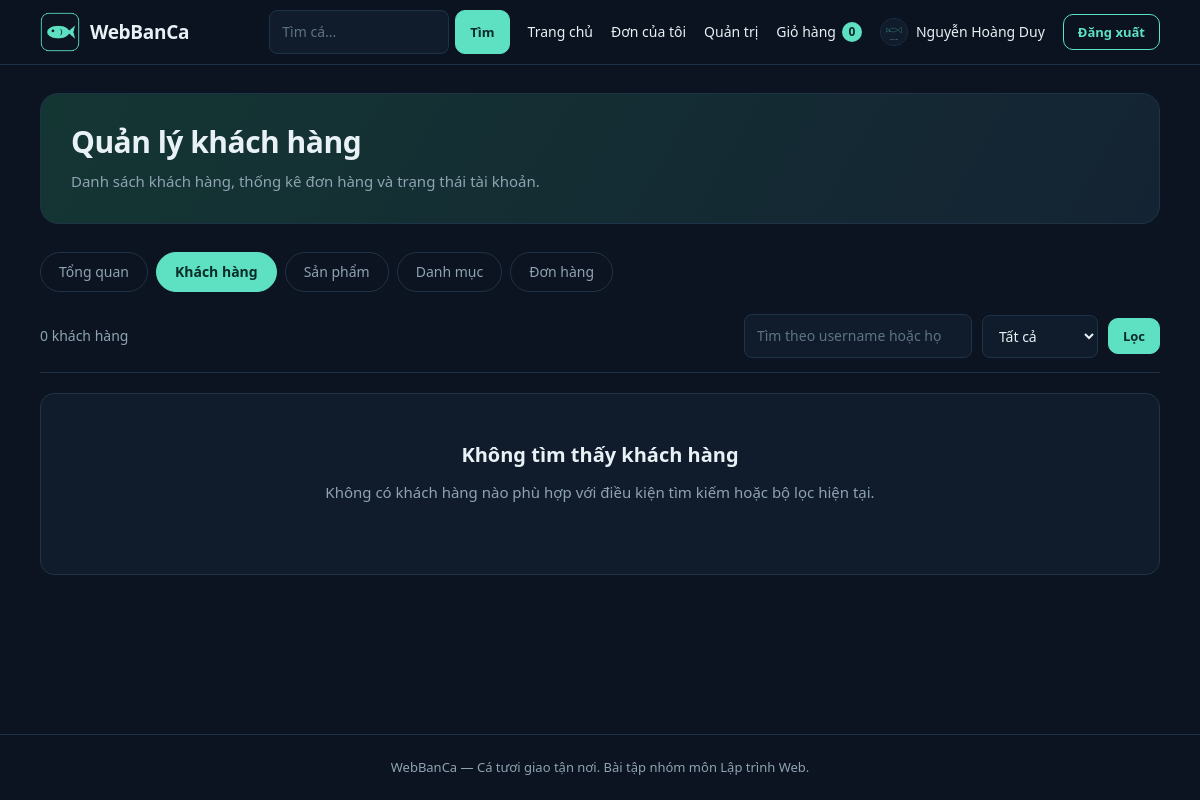
/admin/customers.php (signed in), run on an earlier commit of the app's database.
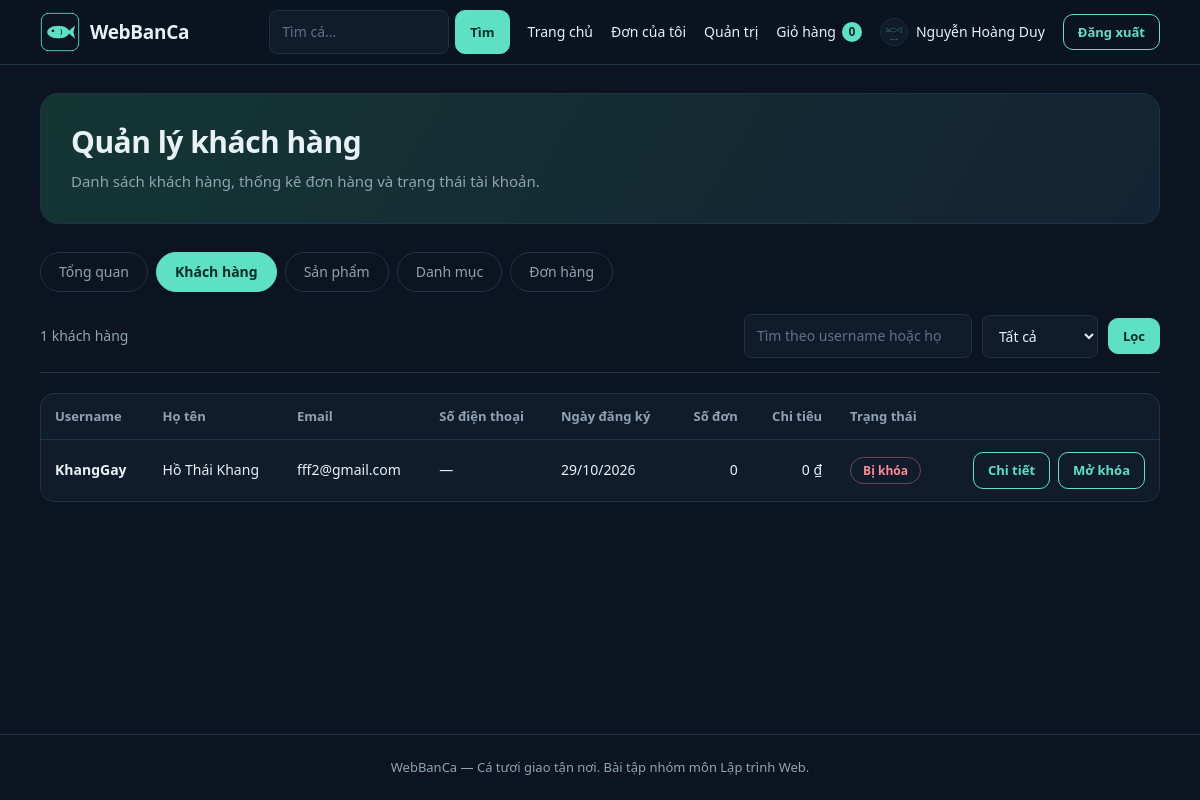
And on a later commit of the database.
### tables this page shows
CREATE TABLE `users` (
  `id` int(10) UNSIGNED NOT NULL,
  `username` varchar(50) NOT NULL,
  `password` varchar(255) NOT NULL COMMENT 'Chuỗi băm từ password_hash()',
  `fullname` varchar(100) NOT NULL,
  `email` varchar(254) DEFAULT NULL,
  `security_question` varchar(40) DEFAULT NULL,
  `security_answer_hash` varchar(255) DEFAULT NULL,
  `phone` varchar(20) NOT NULL,
  `address` varchar(255) NOT NULL DEFAULT '',
  `avatar` varchar(255) DEFAULT NULL,
  `role` enum('customer','admin') NOT NULL DEFAULT 'customer',
  `account_status` enum('active','locked') NOT NULL DEFAULT 'active',
  `locked_reason` varchar(64) DEFAULT NULL,
  `locked_note` text DEFAULT NULL,
  `locked_at` datetime DEFAULT NULL,
  `locked_by_admin_id` int(10) UNSIGNED DEFAULT NULL,
  `created_at` timestamp NOT NULL DEFAULT current_timestamp()
);

### includes/functions.php (called while the page is built, shortened)
<?php
function e($s): string { return htmlspecialchars((string)$s, ENT_QUOTES, 'UTF-8'); }
function money($v): string { return number_format((float)$v, 0, ',', '.') . ' ₫'; }
function url(string $path = ''): string { return BASE_URL . ltrim($path, '/'); }
function csrf_token(): string {
    return $_SESSION['csrf'];
}
function file_url(?string $rel, string $fallback = 'assets/images/no-image.svg'): string {
    $rel = (string)$rel;
    return url($fallback);
}
function cart_count(int $userId): int {
    $st = db()->prepare('SELECT COALESCE(SUM(ci.quantity),0) FROM cart c JOIN cart_items ci ON ci.cart_id = c.id WHERE c.user_id = ?');
    $st->execute([$userId]);
    return (int)$st->fetchColumn();
}

### config/database.php (called while the page is built, shortened)
<?php
function db(): PDO
{
    static $pdo = null;
    if ($pdo === null) {
        try {
            $pdo = new PDO(
                'mysql:host=' . DB_HOST . ';dbname=' . DB_NAME . ';charset=utf8mb4',
                DB_USER,
                DB_PASS,
                [
                    PDO::ATTR_ERRMODE => PDO::ERRMODE_EXCEPTION,
                    PDO::ATTR_DEFAULT_FETCH_MODE => PDO::FETCH_ASSOC,
                    PDO::ATTR_EMULATE_PREPARES => false,
                ]
            );
        } catch (PDOException $e) {
            http_response_code(500);
            exit('Không kết nối được MySQL. Hãy bật MySQL trong XAMPP, nhập file database/WebBanCa.sql và kiểm tra config/database.php.');
        }
    }
    return $pdo;
}

### includes/auth.php (called while the page is built, shortened)
<?php
require_once __DIR__ . '/../config/database.php';
require_once __DIR__ . '/functions.php';
function current_user(): ?array {
    static $user = false;
    if ($user === false) {
        $user = null;
        if (!empty($_SESSION['user_id'])) {
            $st = db()->prepare(
                'SELECT id, username, fullname, phone, address, avatar, role, account_status FROM users WHERE id = ?'
            );
            $st->execute([(int)$_SESSION['user_id']]);
            $user = $st->fetch() ?: null;
        }
    }
    return $user;
}
function account_status_label(string $status): string {
    return $status === 'locked' ? 'Bị khóa' : 'Hoạt động';
}
function requireLogin(): array {
    $u = current_user();
    return $u;
}
function requireAdmin(): array {
    $u = requireLogin();
    return $u;
}

### admin/customers.php (the view, shortened to what this page needs)
<?php
require_once __DIR__ . '/../includes/auth.php';
requireAdmin();
$search = trim((string)($_GET['q'] ?? ''));
$status = $_GET['status'] ?? 'all';
$page = max(1, (int)($_GET['page'] ?? 1));
$perPage = 20;
$baseSql = "FROM users u LEFT JOIN orders o ON o.user_id = u.id WHERE u.role = 'customer'";
$args = [];
$countSql = 'SELECT COUNT(DISTINCT u.id) ' . $baseSql;
$countSt = db()->prepare($countSql);
$countSt->execute($args);
$total = (int)$countSt->fetchColumn();
$offset = ($page - 1) * $perPage;
$listSql = "SELECT u.id, u.username, u.fullname, u.email, u.phone, u.created_at, u.account_status,
            COUNT(DISTINCT o.id) AS total_orders,
            COALESCE(SUM(CASE WHEN o.status = 'completed' AND o.payment_status = 'paid' THEN o.total ELSE 0 END), 0) AS total_spend
            " . $baseSql . "
            GROUP BY u.id, u.username, u.fullname, u.email, u.phone, u.created_at, u.account_status
            ORDER BY u.created_at DESC
            LIMIT ? OFFSET ?";
$listSt = db()->prepare($listSql);
$listArgs = $args;
$listArgs[] = $perPage;
$listArgs[] = $offset;
$listSt->execute($listArgs);
$customers = $listSt->fetchAll();
include __DIR__ . '/../includes/header.php';
?>
<section class="page-intro">
  <h1>Quản lý khách hàng</h1>
  <p>Danh sách khách hàng, thống kê đơn hàng và trạng thái tài khoản.</p>
</section>
<?php include __DIR__ . '/../includes/admin_nav.php'; ?>
<div class="tool" style="margin-top:8px;">
  <span><?= e($total) ?> khách hàng</span>
  <form method="get" action="<?= url('admin/customers.php') ?>" style="display:flex;flex-wrap:wrap;gap:10px;align-items:center;">
    <input type="search" name="q" value="<?= e($search) ?>" placeholder="Tìm theo username hoặc họ tên" aria-label="Tìm kiếm khách hàng">
    <select name="status" aria-label="Lọc trạng thái tài khoản">
      <option value="all" <?= $status === 'all' ? 'selected' : '' ?>>Tất cả</option>
    </select>
    <button class="btn sm" type="submit">Lọc</button>
  </form>
</div>
<?php if (!$customers): ?>
  <div class="empty">
    <h2>Không tìm thấy khách hàng</h2>
    <p>Không có khách hàng nào phù hợp với điều kiện tìm kiếm hoặc bộ lọc hiện tại.</p>
  </div>
<?php else: ?>
  <div class="table-wrap">
    <table>
      <thead>
        <tr>
          <th>Username</th>
          <th>Họ tên</th>
          <th>Email</th>
          <th>Số điện thoại</th>
          <th>Ngày đăng ký</th>
          <th class="num">Số đơn</th>
          <th class="num">Chi tiêu</th>
          <th>Trạng thái</th>
          <th></th>
        </tr>
      </thead>
      <tbody>
        <?php foreach ($customers as $c): ?>
          <tr>
            <td><strong><?= e($c['username']) ?></strong></td>
            <td><?= e($c['fullname']) ?></td>
            <td><?= e($c['email'] ?: '—') ?></td>
            <td><?= e($c['phone'] ?: '—') ?></td>
            <td><?= e(date('d/m/Y', strtotime($c['created_at']))) ?></td>
            <td class="num"><?= (int)$c['total_orders'] ?></td>
            <td class="num"><?= money((float)($c['total_spend'] ?? 0)) ?></td>
            <td>
              <span class="tag <?= e($c['account_status'] === 'locked' ? 'cancelled' : 'completed') ?>">
                <?= e(account_status_label((string)($c['account_status'] ?? 'active'))) ?>
              </span>
            </td>
            <td>
              <div style="display:flex;gap:8px;flex-wrap:wrap;justify-content:flex-end;">
                <a class="btn ghost sm" href="<?= url('admin/customer_detail.php?id=' . (int)$c['id']) ?>">Chi tiết</a>
                <?php if (($c['account_status'] ?? 'active') === 'active'): ?>
                  <form method="post" action="<?= url('actions/lock_user.php') ?>" data-confirm="Khóa tài khoản <?= e($c['username']) ?>?">
                    <?= csrf_field() ?>
                    <input type="hidden" name="user_id" value="<?= (int)$c['id'] ?>">
                    <button class="btn danger sm" type="submit">Khóa</button>
                  </form>
                <?php else: ?>
                  <form method="post" action="<?= url('actions/unlock_user.php') ?>" data-confirm="Mở khóa tài khoản <?= e($c['username']) ?>?">
                    <button class="btn ghost sm" type="submit">Mở khóa</button>
                  </form>
                <?php endif; ?>
              </div>
            </td>
          </tr>
        <?php endforeach; ?>
      </tbody>
    </table>
  </div>
<?php endif; ?>
<?php include __DIR__ . '/../includes/footer.php'; ?>

### includes/header.php (shortened to what this page needs)
<?php
$bodyClass = $bodyClass ?? '';
$minimal   = $minimal ?? false;
?>
<!DOCTYPE html>
<html lang="vi">
<head>
<link rel="stylesheet" href="<?= url('assets/css/style.css') ?>">
</head>
<body class="<?= e($bodyClass) ?>" data-base="<?= e(BASE_URL) ?>" data-csrf="<?= e(csrf_token()) ?>">
<?php if (!$minimal) include __DIR__ . '/navbar.php'; ?>
<main class="wrap">

### includes/navbar.php (shortened to what this page needs)
<?php
$u = current_user();
$q = $_GET['q'] ?? '';
?>
<header class="topbar">
  <div class="wrap bar">
    <a class="brand" href="<?= url('index.php') ?>">
      <img src="<?= url('assets/images/logo.png') ?>" alt="" width="40" height="40">
      <span>WebBanCa</span>
    </a>
    <nav id="nav-main" class="nav">
      <form class="nav-search" action="<?= url('index.php') ?>" method="get" role="search">
        <input type="search" name="q" value="<?= e($q) ?>" placeholder="Tìm cá..." aria-label="Tìm cá">
        <button class="btn sm" type="submit">Tìm</button>
      </form>
      <a href="<?= url('index.php') ?>">Trang chủ</a>
      <a href="<?= url('purchase_history.php') ?>">Đơn của tôi</a>
      <?php if ($u && $u['role'] === 'admin'): ?><a href="<?= url('admin/index.php') ?>">Quản trị</a><?php endif; ?>
      <a class="cart-link" href="<?= url('cart.php') ?>">Giỏ hàng <span id="cart-badge" class="badge-n"><?= $u ? cart_count((int)$u['id']) : 0 ?></span></a>
      <?php if ($u): ?>
        <a class="user-chip" href="<?= url('profile.php') ?>">
          <img src="<?= e(file_url($u['avatar'], 'assets/images/no-image.svg')) ?>" alt="" width="28" height="28">
          <?= e($u['fullname']) ?>
        </a>
        <form action="<?= url('logout.php') ?>" method="post"><?= csrf_field() ?><button class="btn ghost sm" type="submit">Đăng xuất</button></form>
      <?php else: ?>
        <a class="btn sm" href="<?= url('login.php') ?>">Đăng nhập</a>
      <?php endif; ?>
    </nav>
  </div>
</header>

### includes/admin_nav.php
<?php $cur = basename($_SERVER['SCRIPT_NAME']); ?>
<nav class="shop-views admin-tabs" aria-label="Quản trị">
  <?php
  $tabs = ['index.php' => 'Tổng quan', 'customers.php' => 'Khách hàng', 'products.php' => 'Sản phẩm', 'categories.php' => 'Danh mục', 'orders.php' => 'Đơn hàng'];
  foreach ($tabs as $file => $label):
      $active = ($cur === $file)
          || ($file === 'products.php' && in_array($cur, ['add_product.php', 'edit_product.php'], true))
          || ($file === 'customers.php' && in_array($cur, ['customer_detail.php'], true));
  ?>
    <a class="pill <?= $active ? 'is-active' : '' ?>" href="<?= url('admin/' . $file) ?>"><?= e($label) ?></a>
  <?php endforeach; ?>
</nav>

### includes/footer.php (shortened to what this page needs)
</main>
<footer class="footer">
  <div class="wrap">
    <p>WebBanCa — Cá tươi giao tận nơi. Bài tập nhóm môn Lập trình Web.</p>
  </div>
</footer>
</body>
</html>

### assets/css/style.css (style rules this page uses)
:root { --bg:#0b1420; --card:#101c2b; --line:#1f3347; --ink:#e8f1f5; --mute:#8fa3b3; --teal:#5ee0c3; --r:14px; --danger:#ff8b91; --warn:#ffc857; --pink:#ff7496; }
* { box-sizing:border-box; margin:0; padding:0; }
html { scroll-behavior:smooth; }
body { background:var(--bg); color:var(--ink); font-family:"Segoe UI",Roboto,Arial,sans-serif; font-size:15px; line-height:1.6; min-height:100vh; display:flex; flex-direction:column; }
main.wrap { flex:1; width:100%; }
img { max-width:100%; display:block; }
a { color:inherit; text-decoration:none; }
h1,h2,h3 { line-height:1.3; }
.wrap { width:100%; max-width:1160px; margin:0 auto; padding:0 20px; }
.topbar { position:sticky; top:0; z-index:20; background:#0b1420ee; backdrop-filter:blur(8px); border-bottom:1px solid var(--line); }
.bar { display:flex; align-items:center; gap:20px; min-height:64px; }
.brand { display:flex; align-items:center; gap:10px; font-size:19px; font-weight:700; letter-spacing:-.3px; }
.brand img { border-radius:10px; }
.nav { display:flex; align-items:center; gap:18px; margin-left:auto; font-size:14px; }
.nav-search { display:flex; gap:6px; }
.nav-search input { width:180px; }
.cart-link { display:inline-flex; align-items:center; gap:6px; }
.badge-n { min-width:20px; padding:0 6px; border-radius:20px; background:var(--teal); color:#092c28; font-size:12px; font-weight:700; text-align:center; }
.user-chip { display:inline-flex; align-items:center; gap:8px; }
.user-chip img { width:28px; height:28px; border-radius:50%; object-fit:cover; border:1px solid var(--line); }
.btn { display:inline-flex; align-items:center; justify-content:center; gap:6px; padding:11px 20px; border:1px solid var(--teal); border-radius:10px; background:var(--teal); color:#092c28; font:inherit; font-size:14px; font-weight:600; cursor:pointer; transition:transform .15s, background .15s, color .15s; }
.btn.ghost { background:transparent; color:var(--teal); }
.btn.sm { padding:7px 14px; font-size:13px; }
.in, input[type=text], input[type=email], input[type=password], input[type=search], input[type=number], input[type=file], select, textarea { background:var(--card); color:var(--ink); border:1px solid var(--line); border-radius:8px; padding:10px 12px; font:inherit; font-size:14px; max-width:100%; }
input::placeholder, textarea::placeholder { color:#5d7385; }
.page-intro { margin:28px 0; padding:28px 30px; border:1px solid var(--line); border-radius:18px; background:linear-gradient(120deg,#143633,#142333); }
.page-intro h1 { font-size:30px; letter-spacing:-.5px; margin-bottom:8px; }
.page-intro p { color:var(--mute); line-height:1.7; }
.shop-views { display:flex; flex-wrap:wrap; gap:8px; margin:0 0 22px; }
.pill { border:1px solid var(--line); padding:8px 18px; border-radius:30px; background:transparent; color:var(--mute); cursor:pointer; font-size:14px; transition:.15s; }
.pill.is-active { background:var(--teal); border-color:var(--teal); color:#092c28; font-weight:600; }
.tool { display:flex; flex-wrap:wrap; justify-content:space-between; align-items:center; gap:16px; padding-bottom:14px; margin-bottom:20px; border-bottom:1px solid var(--line); color:var(--mute); font-size:14px; }
.tool form { display:flex; flex-wrap:wrap; gap:10px; align-items:center; }
.tag { display:inline-block; padding:3px 12px; border-radius:20px; font-size:12px; font-weight:600; border:1px solid var(--line); color:var(--mute); white-space:nowrap; }
.tag.cancelled, .tag.rejected, .tag.inactive { color:var(--danger); border-color:#ff8b9160; }
.table-wrap { overflow-x:auto; border:1px solid var(--line); border-radius:14px; background:var(--card); }
table { width:100%; border-collapse:collapse; font-size:14px; }
th, td { padding:12px 14px; text-align:left; border-bottom:1px solid var(--line); vertical-align:middle; }
th { color:var(--mute); font-weight:600; font-size:13px; white-space:nowrap; }
tr:last-child td { border-bottom:0; }
td.num, th.num { text-align:right; white-space:nowrap; }
.footer { border-top:1px solid var(--line); padding:22px 0; margin-top:40px; color:var(--mute); font-size:13px; text-align:center; }
.empty { text-align:center; padding:48px 20px; background:var(--card); border:1px solid var(--line); border-radius:14px; }
.empty h2 { font-size:20px; }
.empty p { color:var(--mute); margin:12px 0 22px; }

What changed in the data, as far as the page shows it:
added users: username "KhangGay", fullname "Hồ Thái Khang", email "fff2@gmail.com", phone "—", created_at "29/10/2026", total_orders "0", total_spend "0 ₫", account_status "Bị khóa"
Also different on the page:
$total: "0" → "1"
text no longer shown: "Không tìm thấy khách hàng Không có khách hàng nào phù hợp với điều kiện tìm kiếm hoặc bộ lọc hiện tại."
text now shown: "Username Họ tên Email Số điện thoại Ngày đăng ký Số đơn Chi tiêu Trạng thái"
